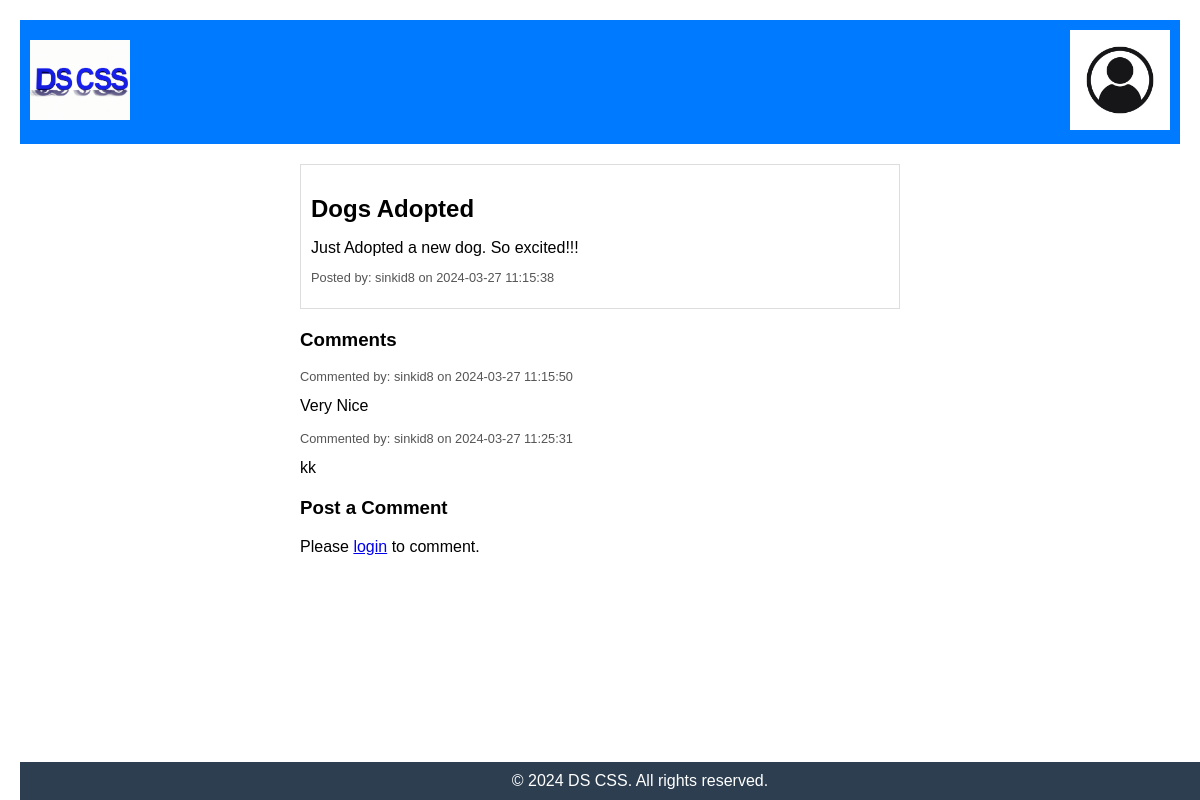
Page /PostFurtherDetail.php?threadId=5 on the committed database.
### tables this page shows
CREATE TABLE IF NOT EXISTS `Threads` (
  `ThreadId` int(11) NOT NULL,
  `Title` varchar(255) NOT NULL,
  `Content` text NOT NULL,
  `UserId` int(11) NOT NULL,
  `Time` timestamp NOT NULL DEFAULT CURRENT_TIMESTAMP,
  `ImageId` int(11) DEFAULT NULL
);

CREATE TABLE IF NOT EXISTS `User` (
  `UserId` int(11) NOT NULL,
  `Name` varchar(255) NOT NULL,
  `Email` varchar(255) NOT NULL,
  `Username` varchar(50) NOT NULL,
  `Password` varchar(255) NOT NULL,
  `DOB` date NOT NULL,
  `ImageId` int(11) DEFAULT NULL,
  `Bio` text
);

CREATE TABLE IF NOT EXISTS `Comments` (
  `CommentId` int(11) NOT NULL,
  `ThreadId` int(11) DEFAULT NULL,
  `Username` varchar(50) NOT NULL,
  `Content` text NOT NULL,
  `Time` timestamp NOT NULL DEFAULT CURRENT_TIMESTAMP
);

### PostFurtherDetail.php (the view, shortened to what this page needs)
<?php
include 'config.php';
if (isset($_GET['threadId'])) {
    $threadId = $_GET['threadId'];
    try {
        $sql = "SELECT Threads.*, User.Username, Images.ImgFile FROM Threads
                INNER JOIN User ON Threads.UserId = User.UserId
                LEFT JOIN Images ON Threads.ImageId = Images.ImageId
                WHERE ThreadId = ?";
        $stmt = $pdo->prepare($sql);
        $stmt->execute([$threadId]);
        if ($stmt->rowCount() > 0) {
            $row = $stmt->fetch(PDO::FETCH_ASSOC);
            $title = $row['Title'];
            $content = $row['Content'];
            $postDate = $row['Time'];
            $username = $row['Username'];
            ?>
            <!DOCTYPE html>
            <html lang="en">
            <head>
                <link rel="stylesheet" href="PostFurtherDetail.css">
            </head>
            <body>
                <header>
                    <a href="home_Page.php">
                        <img src="Logo.png" alt="Logo">
                    </a>
                    <a href="AccountOverview.php">
                        <img src="<?php echo $user['ImageId'] ? 'getImage.php?id='.$user['ImageId'] : 'UserImage.jpeg'; ?>" alt="User Image" class="user-image-button">
                     </a>
                </header>
                <main>
                    <div class="post-container">
                        <div class="post">
                            <h2 class="post-title"><?php echo $title; ?></h2>
                            <p class="post-content"><?php echo $content; ?></p>
                            <p class="post-info">Posted by: <span id="postUsername"><?php echo $username; ?></span> on <span id="postDate"><?php echo $postDate; ?></span></p>
                        </div>
                        <div class="comments-section">
                            <h3>Comments</h3>
                            <?php
                            $sql = "SELECT * FROM Comments WHERE ThreadId = ?";
                            $stmt = $pdo->prepare($sql);
                            $stmt->execute([$threadId]);
                            $comments = $stmt->fetchAll(PDO::FETCH_ASSOC);
                            if ($comments) {
                                foreach ($comments as $comment) {
                                    echo '<div class="comment">';
                                    echo '<p class="comment-info">Commented by: ' . $comment['Username'] . ' on ' . $comment['Time'] . '</p>';
                                    echo '<p class="comment-text">' . $comment['Content'] . '</p>';
                                    echo '</div>';
                                }
                            } else {
                                echo '<p>No comments yet.</p>';
                            }
                            ?>
                        </div>
                        <div class="comment-form">
                            <h3>Post a Comment</h3>
                            <?php if (isset($_SESSION['username'])) : ?>
                                <form id="commentForm" method="POST">
                                    <textarea name="comment" rows="4" required></textarea>
                                    <button type="submit">Post Comment</button>
                                </form>
                            <?php else : ?>
                                <p>Please <a href="login.php">login</a> to comment.</p>
                            <?php endif; ?>
                        </div>
                    </div>
                    <footer>
                        &copy; 2024 DS CSS. All rights reserved.
                    </footer>
                </main>
                </body>
            </html>
            <?php
        } else {
            echo "Post not found.";
        }
    } catch (PDOException $e) {
        echo "Error: " . $e->getMessage();
    }
} else {
    echo "Invalid request.";
}
?>

### PostFurtherDetail.css (style rules this page uses)
body { font-family: Arial, sans-serif; margin: 20px; }
header { display: flex; justify-content: space-between; align-items: center; background-color: #007bff; color: #fff; padding: 10px; }
header img { max-width: 100px; cursor: pointer; }
main { margin: 20px 0; }
.post-container { max-width: 600px; margin: 0 auto; }
.post { border: 1px solid #ddd; padding: 10px; margin-bottom: 20px; }
.post-title { font-size: 1.5em; margin-bottom: 10px; }
.post-content { margin-bottom: 10px; }
.post-info { color: #555; font-size: 0.8em; }
.comment-info { color: #555; font-size: 0.8em; }
.comment-text { margin-top: 5px; }
.comment-form { margin-top: 20px; }
footer { background-color: #2c3e50; color: white; padding: 10px 20px; text-align: center; position: fixed; bottom: 0%; width: 100%; }

### rows in the picture
threads: Title "Dogs Adopted", Content "Just Adopted a new dog. So excited!!!", UserId.Username "sinkid8", Time "2024-03-27 11:15:38"
comments: Username "sinkid8", Time "2024-03-27 11:15:50", Content "Very Nice"
comments: Username "sinkid8", Time "2024-03-27 11:25:31", Content "kk"
